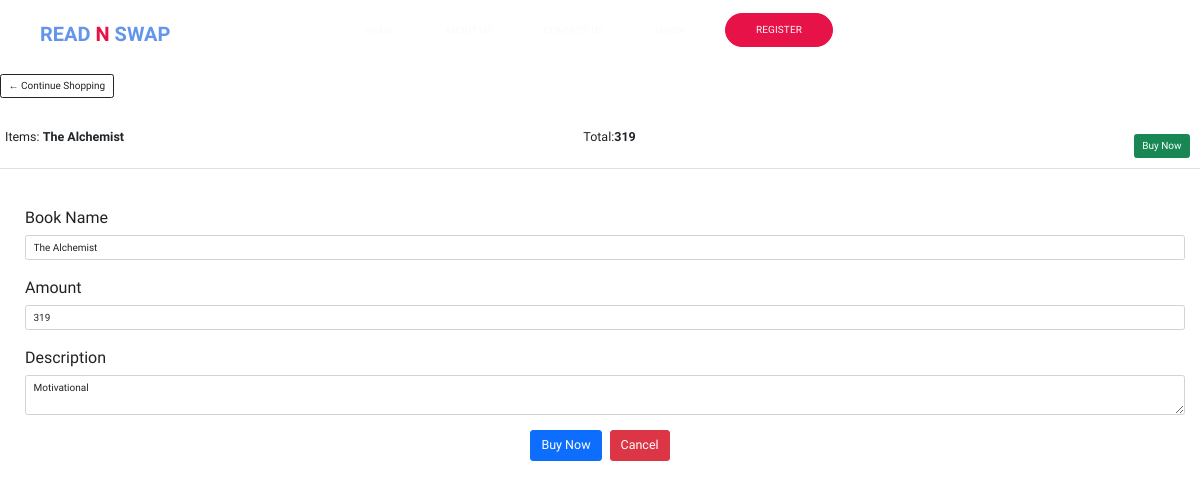
/cart/4, run on the app's committed database.
### App1/models.py (models this page shows, shortened)
class Front(models.Model):
    bookname=models.TextField()
    book_desc=models.TextField()
    book_price=models.CharField(max_length=10)
    bookimage=models.ImageField(upload_to='images/',default='')

### App1/views.py (the view)
# urls.py: path('cart/<int:id>', views.cart, name="cart"),
def cart(request,id):
    front_obj= Front.objects.get(id = id)
    params={
        "front_obj":front_obj
    }
    return render(request,"cart.html",params)

### templates/cart.html (shortened to what this page needs)
{% extends 'base.html' %}
{% load static %}
{% block body %}
	<div class="row">
		<div class="col-lg-12">
			<div class="box-element">
				<a  class="btn btn-outline-dark" href="{% url 'home' %}">&#x2190; Continue Shopping</a>
				<br>
				<br>
				<table class="table">
                    <tr>
                        <th><h5>Items: <strong>{{front_obj.bookname}}</strong></h5></th>
						<th><h5>Total:<strong>{{front_obj.book_price}}</strong></h5></th>
						<th>
                            <a  style="float:right; margin:5px;" class="btn btn-success" href="{% url 'buy' %}">Buy Now</a>
						</th>
					</tr>
				</table>
			</div>
			<br>
			<form class="mx-1 mx-md-4 " action="{% url 'cart' front_obj.id %}" method="post" >
                {% if front_obj %}
				<div class="d-flex flex-row align-items-center mb-4">
				  <div class="form-outline flex-fill mb-0">
					<label class="form-label" for="bookname">Book Name</label>
					<input type="text" id="bookname" name="bookname" class="form-control" value="{{front_obj.bookname}}" />
				  </div>
				</div>
				<div class="d-flex flex-row align-items-center mb-4">
				  <div class="form-outline flex-fill mb-0">
					<label class="form-label" for="amount">Amount</label>
					<input type="text" id="amount" name="amount" class="form-control" value="{{front_obj.book_price}}" />
				  </div>
				</div>
				<div class="d-flex flex-row align-items-center mb-4">
				  <div class="form-outline flex-fill mb-0">
					<label class="form-label" for="description">Description</label>
					<textarea id="quote" name="description" class="form-control" value="">{{front_obj.book_desc}}</textarea>
				  </div>
				</div>
				<div class="d-flex justify-content-center mx-4 mb-3 mb-lg-4">
				  <a href="{% url 'buy' %}" class="btn btn-primary btn-lg">Buy Now</a> &nbsp;&nbsp;
				  <a href="{% url 'home' %}" class="btn btn-danger btn-lg">Cancel</a>
				</div>
			  </form>
{% endif %}
			</div>
</div>
{% endblock body %}

### static/css/styles.css (style rules this page uses)
:root { --default-color: #e71247; --default-color2: #d64569; --dark-color: #222; --dark-color-alt: #3c4858; --grey-color: #f9fafd; --grey-color-alt: #8492a6; --yellow: #ffcc00; --white: #fff; }
*, *::after, *::before { padding: 0; margin: 0; box-sizing: border-box; }
html { scroll-behavior: smooth; font-size: 62.5%; }
body { position: relative; font-family: "Dosis", sans-serif; font-size: 1.6rem; font-weight: 400; line-height: 1.6; color: var(--dark-color); background-color: var(--white); }
a { text-decoration: none; }

### data on the page
Front: bookname "The Alchemist", book_price "319", amount "319", description "Motivational"
